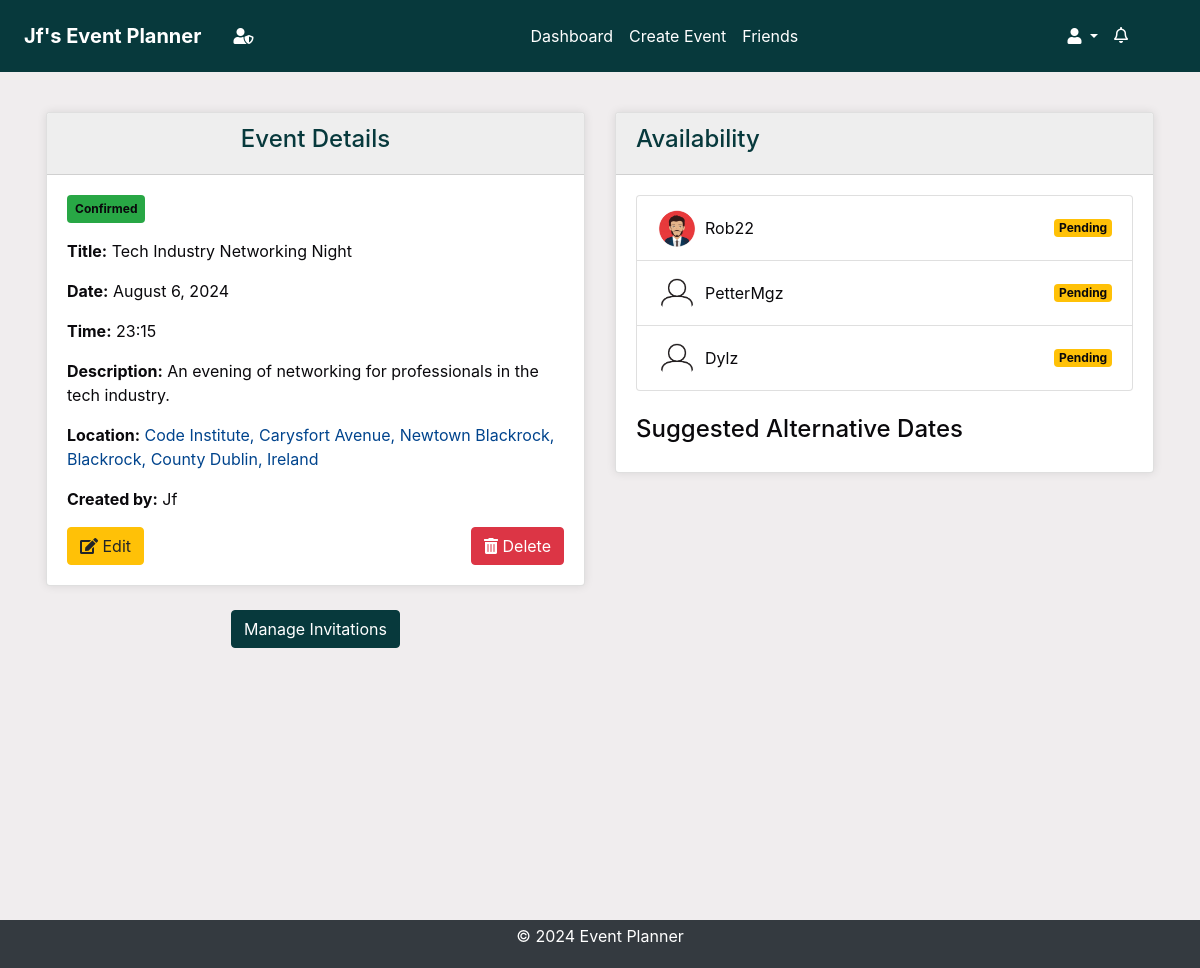
/events/details/317/ (signed in), run on an earlier commit of the app's database.
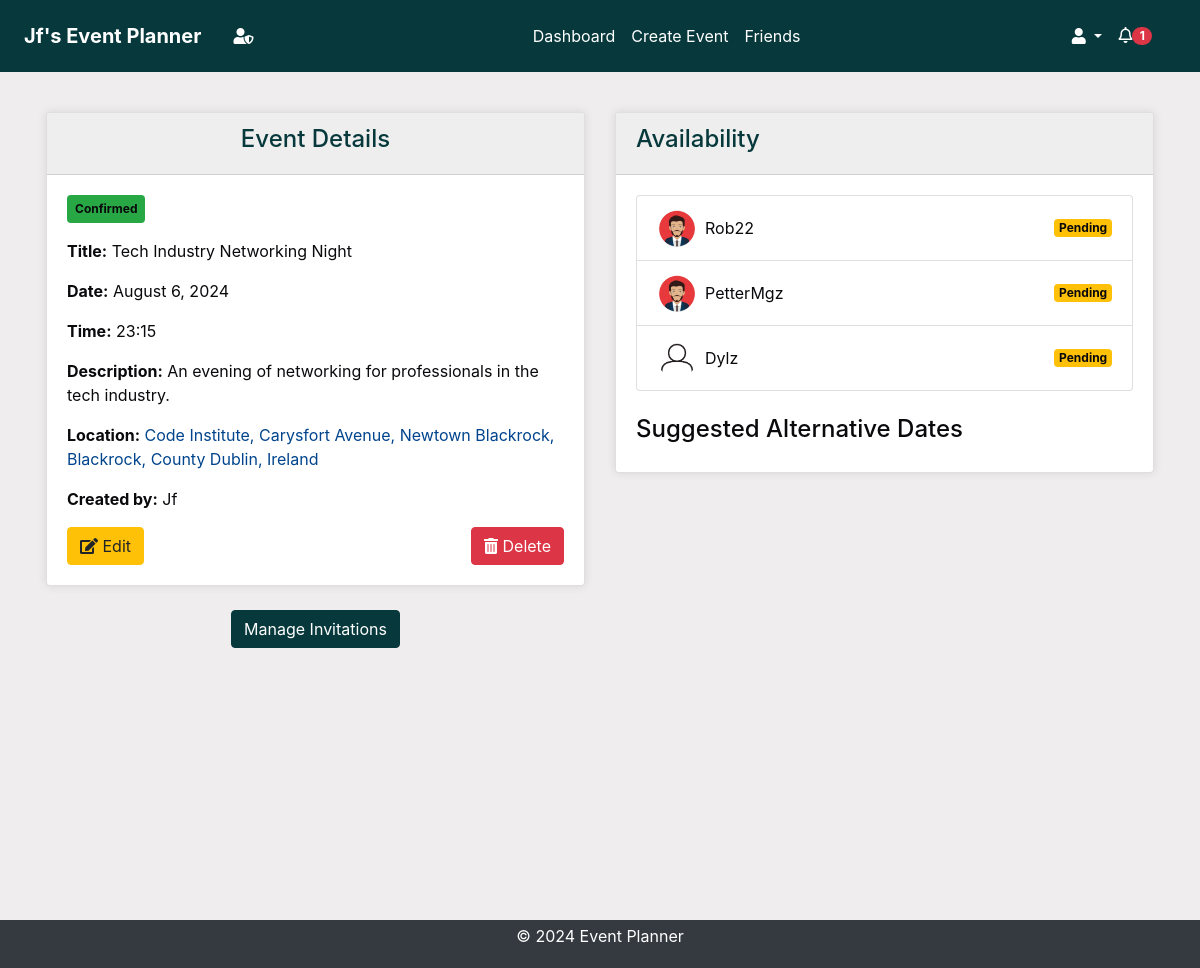
And on a later commit of the database.
### invitations/models.py (models this page shows, shortened)
class Invitation(models.Model):
    STATUS_CHOICES = [
        ("Pending", "Pending"),
        ("Accepted", "Accepted"),
        ("Declined", "Declined"),
    ]
    event = models.ForeignKey(
        Event, on_delete=models.CASCADE, related_name="invitations"
    )
    user = models.ForeignKey(User, on_delete=models.CASCADE)
    status = models.CharField(
        max_length=20, choices=STATUS_CHOICES, default="Pending"
    )
    suggested_date = models.DateTimeField(null=True, blank=True)
    read = models.BooleanField(default=False)
    created_at = models.DateTimeField(auto_now_add=True)
    updated_at = models.DateTimeField(auto_now=True)

### accounts/models.py (models this page shows, shortened)
class UserProfile(models.Model):
    user = models.OneToOneField(User, on_delete=models.CASCADE)
    profile_picture = models.CharField(max_length=254, default="default.png")
    created_at = models.DateTimeField(auto_now_add=True)
    updated_at = models.DateTimeField(auto_now=True)

### events/views.py (the view, shortened to what this page needs)
# urls.py: path("<int:event_id>/", views.event_details, name="event_details"),
@login_required
def event_details(request, event_id):
    event = get_object_or_404(Event, id=event_id)
    invitations = Invitation.objects.filter(event=event)
    user_invitations = invitations.filter(user=request.user)
    user_invitations.update(read=True)
    Notification.objects.filter(
        event=event, user=request.user, read=False
    ).update(read=True)
    current_date = timezone.now().date()
    current_time = timezone.now().time()
    context = {
        "event": event,
        "invitations": invitations,
        "current_date": current_date,
        "current_time": current_time,
    }
    return render(request, "events/event_details.html", context)

### accounts/context_processors.py (called while the page is built)
def google_api_key(request):
    return {"GOOGLE_API_KEY": os.getenv("GOOGLE_API_KEY")}

### notifications/context_processors.py (called while the page is built)
def notifications(request):
    if request.user.is_authenticated:
        all_unread_notifications = Notification.objects.filter(
            user=request.user, read=False
        ).order_by("-created_at")
        unread_count = all_unread_notifications.count()
        recent_unread_notifications = all_unread_notifications[:8]
        return {
            "recent_unread_notifications": recent_unread_notifications,
            "unread_count": unread_count,
        }
    return {}

### templates/events/event_details.html (shortened to what this page needs)
{% extends 'base.html' %}
{% load static %}
{% block content %}
  <div class="container no-container mt-2" style="padding: 1rem;">
    <div class="row">
      <div class="col-md-6">
        <div class="card">
          <div class="card-header bg-primary text-white text-center">
            <h4>Event Details</h4>
          </div>
          <div class="card-body">
            <span class="badge bg-{{ event.status|lower }} mb-3">{{ event.status|capfirst }}</span>
            <p>
              <strong>Title:</strong> {{ event.title|title }}
            </p>
            <p>
              <strong>Date:</strong> {{ event.proposed_date|date:'F j, Y' }}
            </p>
            <p>
              <strong>Time:</strong> {{ event.proposed_date|time:'H:i' }}
            </p>
            <p>
              <strong>Description:</strong> {{ event.description|capfirst }}
            </p>
            <p>
              <strong>Location:</strong> <a href="https://www.google.com/maps/search/?api=1&query={{ event.location|urlencode }}" target="_blank">{{ event.location|capfirst }}</a>
            </p>
            <p>
              <strong>Created by:</strong> {{ event.created_by.username|capfirst }}
            </p>
            {% if request.user == event.created_by %}
              <div class="d-flex justify-content-between mt-3">
                <a href="{% url 'edit_event' event.id %}" class="btn btn-warning"><i class="fas fa-edit"></i> Edit</a>
                <button class="btn btn-danger delete-btn" data-event-id="{{ event.id }}"><i class="fas fa-trash-alt"></i> Delete</button>
              </div>
            {% endif %}
          </div>
        </div>
        {% if request.user == event.created_by %}
          <div class="row mt-4">
            <div class="col-md-12 text-center">
              <a href="{% url 'manage_invitations' event.id %}" class="btn btn-primary mb-5">Manage Invitations</a>
            </div>
          </div>
        {% endif %}
      </div>
      <div class="col-md-6">
        <div class="card">
          <div class="card-header bg-secondary text-white">
            <h4>Availability</h4>
          </div>
          <div class="card-body">
            <ul class="list-group">
              {% for invitation in event.invitations.all %}
                <li class="list-group-item d-flex justify-content-between align-items-center">
                  <img src="{% static 'images/profile_pictures/' %}{{ invitation.user.userprofile.profile_picture }}" alt="{{ invitation.user.username }}'s profile picture" class="rounded-circle mr-2" style="width: 40px; height: 40px;" >
                  <span style="margin-right:auto;">{{ invitation.user.username|capfirst }}</span>
                  <span class="badge bg-{{ invitation.status|lower }}">{{ invitation.status }}</span>
                </li>
              {% empty %}
                <li class="list-group-item">No invitations sent.</li>
              {% endfor %}
            </ul>
            <h4 class="mt-4">Suggested Alternative Dates</h4>
          </div>
        </div>
      </div>
    </div>
  </div>
{% endblock %}

### templates/base.html (shortened to what this page needs)
<!DOCTYPE html>
<html lang="en">
<head>
    {% load static %}
    <link rel="stylesheet" href="https://stackpath.bootstrapcdn.com/bootstrap/4.5.2/css/bootstrap.min.css">
    <link rel="stylesheet" href="{% static 'css/styles.css' %}">
    <link rel="stylesheet" href="https://cdnjs.cloudflare.com/ajax/libs/font-awesome/5.15.4/css/all.min.css">
    <link rel="stylesheet" href="https://cdnjs.cloudflare.com/ajax/libs/fullcalendar/3.10.2/fullcalendar.min.css">
</head>
<body class="c-app">
    <header class="c-header c-header-light c-header-fixed">
        <nav class="navbar navbar-expand-lg navbar-light">
            {% if user.is_authenticated %}
                <a class="navbar-brand" href="{% url 'dashboard' %}"><strong> {{ user.username|title }}'s Event Planner</strong></a>
            {% else %}
                <a class="navbar-brand" href="{% url 'home' %}"><h1><strong>Event Planner</strong></h1></a>
            {% endif %}
            {% if user.is_superuser %}
            <a class="nav-link" aria-label="Admin Panel"  href="{% url 'admin:index' %}"> <i class="fas fa-user-shield"></i></a>
            {% endif %}
            <div class="collapse navbar-collapse" id="navbarSupportedContent">
                {% if user.is_authenticated %}
                <ul class="navbar-nav mx-auto">
                    <li class="nav-item {% if request.resolver_match.url_name == 'dashboard' %}active{% endif %}">
                        <a class="nav-link" href="{% url 'dashboard' %}">Dashboard</a>
                    </li>
                    <li class="nav-item {% if request.resolver_match.url_name == 'create_event' %}active{% endif %}">
                        <a class="nav-link" href="{% url 'create_event' %}">Create Event</a>
                    </li>
                    <li class="nav-item {% if request.resolver_match.url_name == 'friends_page' %}active{% endif %}">
                        <a class="nav-link" href="{% url 'friends_page' %}">Friends</a>
                    </li>
                    {% endif %}
                </ul>
                {% if user.is_authenticated %}
                <ul class="navbar-nav d-flex">
                    <li class="nav-item dropdown">
                        <a class="nav-link dropdown-toggle" href="#" id="profileLink" role="button" data-toggle="dropdown" aria-haspopup="true" aria-expanded="false">
                            <i class="fas fa-user"></i>
                        </a>
                    </li>
                </ul>
                {% endif %}
            </div>
            {% if user.is_authenticated %}
                <ul class="navbar-nav ml-auto d-flex">
                    <li class="nav-item mr-3">
                        <a class="nav-link" href="#" id="notificationBell" role="button" data-toggle="dropdown" aria-haspopup="true" aria-expanded="false">
                            <i class="fas fa-bell" style="font-weight:100;"></i>
                            {% if unread_count > 0 %}
                                <span class="badge badge-pill badge-danger">{{ unread_count }}</span>
                            {% else %}
                                <span class="badge badge-pill badge-danger" style="opacity: 0;min-width:1.5rem;min-height:0.9rem">{{ unread_count }}</span>
                            {% endif %}
                        </a>
                    </li>
                </ul>
            {% endif %}
        </nav>
    </header>
    <main class="c-main">
        <div class="container-fluid">
            <div class="fade-in">
                {% block content %}{% endblock %}
            </div>
        </div>
    </main>
    <footer class="footer py-1">
        <div class="container text-center">
            <p class="text-white">&copy; 2024 Event Planner</p>
        </div>
    </footer>
</body>
</html>

What changed in the data, as far as the page shows it:
changed through a linked row, Invitation "PetterMgz": user.userprofile.profile_picture: picture added in place of a placeholder
Also different on the page:
{{ unread_count }}: (not shown) → "1"
